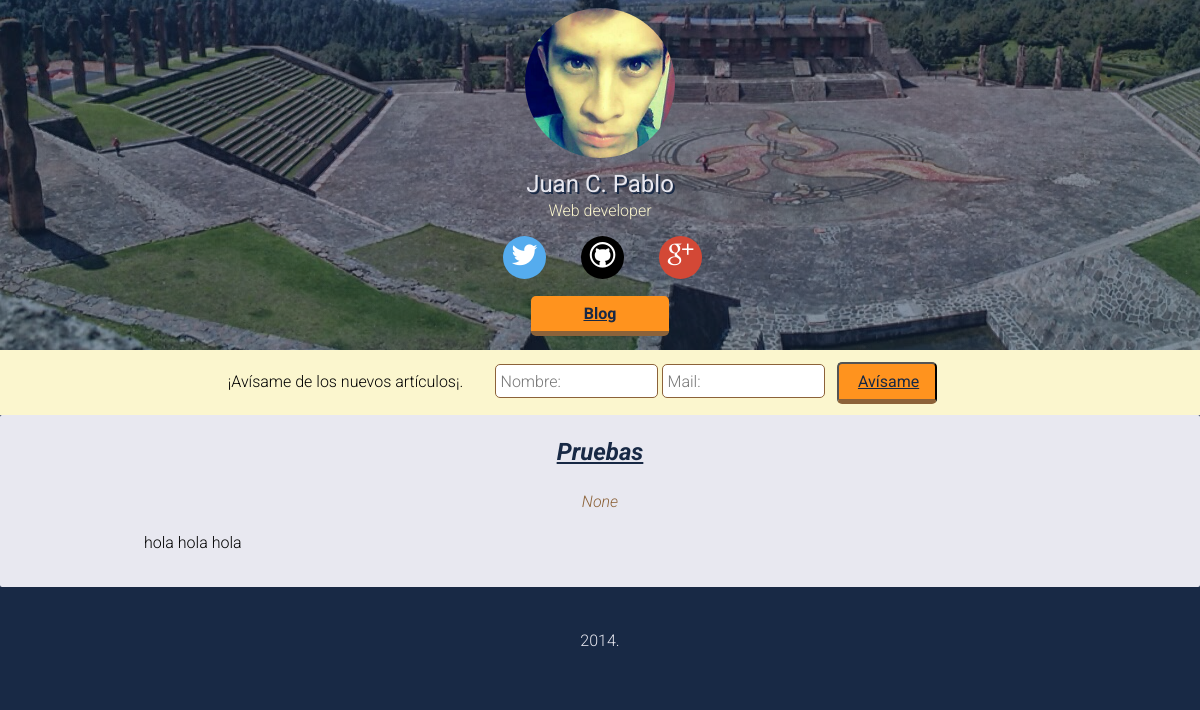
The app's page /, older data.
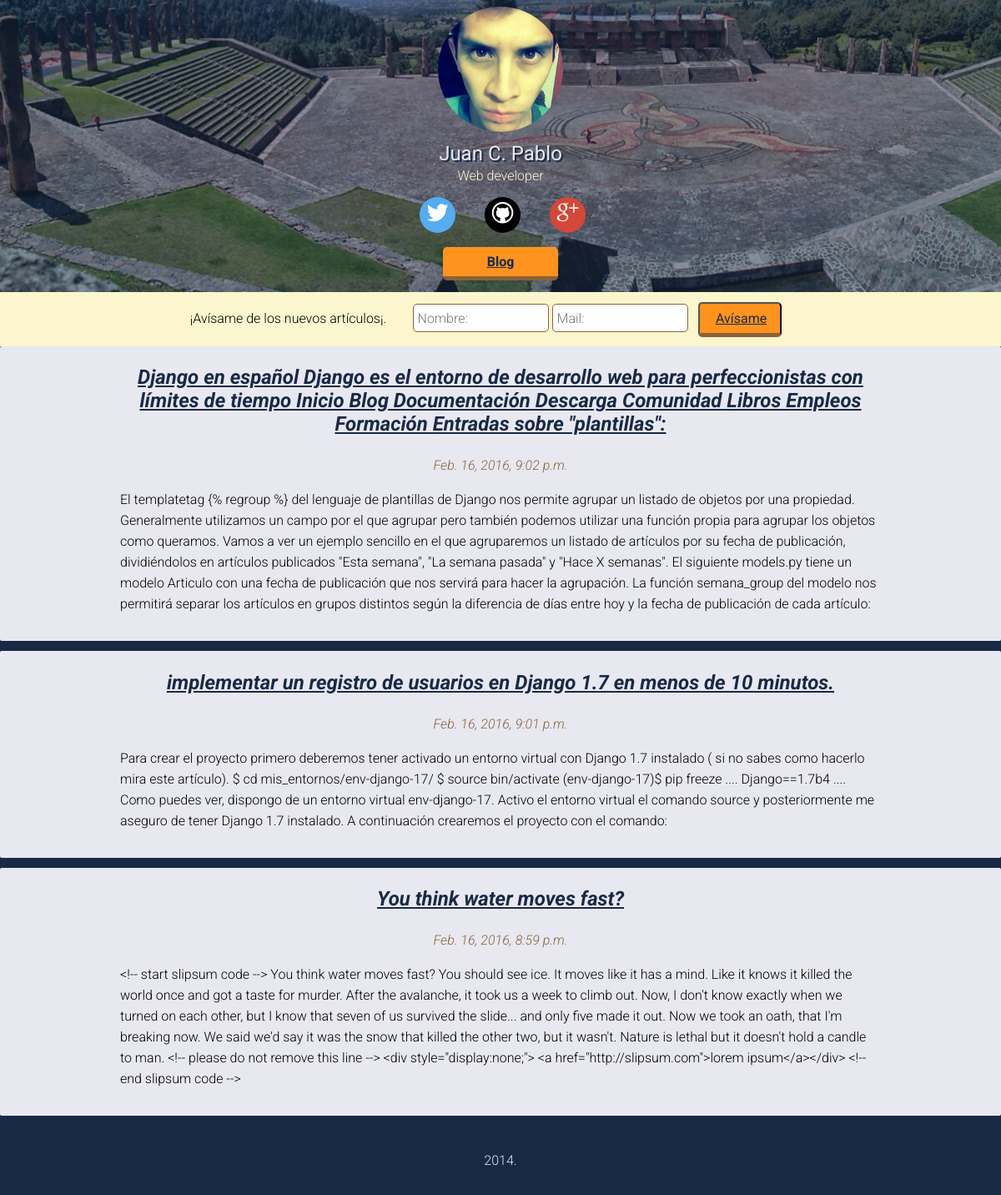
The same page, newer data.
### nuevoBlog/models.py (models this page shows, shortened)
class Articulo(models.Model):
	titulo = models.CharField(max_length=200)
	contenido = models.TextField()
	imagen = models.ImageField(upload_to="nuevoBlog/static/images-articles/")
	slug = models.SlugField(editable=False)
	fecha = models.DateTimeField()
	class Meta:
		ordering = ["-fecha"]

### nuevoBlog/views.py (the view)
# urls.py: url(r'^$', IndexView.as_view()),
class IndexView(ListView):
	template_name = 'index.html'
	model = Articulo

### nuevoBlog/templates/index.html
{% extends "base.html" %}
	{% block content %}
		{% for entrada in object_list %}
			<article class="item">
				<h2 class="title-item"><a href="blog/{{ entrada.slug }}">{{ entrada.titulo }}</a></h2>
				<p class="date-item">{{ entrada.fecha }}</p>
				<p class="text-item">{{ entrada.contenido }}</p>
			</article>
		{% endfor %}
	{% endblock %}

Row changes from the older to the newer data that the page shows:
removed Articulo: titulo "Pruebas", fecha "None", contenido "hola hola hola"
added Articulo: titulo "Django en español Django es el entorno de desarrollo web para perfeccionistas con límites de tiempo Inicio Blog Documentación Descarga Comunidad Libros Empleos Formación Entradas sobre \"plantillas\":", fecha "Feb. 16, 2016, 9:02 p.m.", contenido "El templatetag {% regroup %} del lenguaje de plantillas de Django nos permite agrupar un listado de objetos por una propiedad. Generalmente utilizamos un campo por el que agrupar pero también podemos utilizar una función propia para agrupar los objetos como queramos. Vamos a ver un ejemplo sencillo en el que agruparemos un listado de artículos por su fecha de publicación, dividiéndolos en artículos publicados \"Esta semana\", \"La semana pasada\" y \"Hace X semanas\". El siguiente models.py tiene un modelo Articulo con una fecha de publicación que nos servirá para hacer la agrupación. La función semana_group del modelo nos permitirá separar los artículos en grupos distintos según la diferencia de…"
added Articulo: titulo "implementar un registro de usuarios en Django 1.7 en menos de 10 minutos.", fecha "Feb. 16, 2016, 9:01 p.m.", contenido "Para crear el proyecto primero deberemos tener activado un entorno virtual con Django 1.7 instalado ( si no sabes como hacerlo mira este artículo). $ cd mis_entornos/env-django-17/ $ source bin/activate (env-django-17)$ pip freeze .... Django==1.7b4 .... Como puedes ver, dispongo de un entorno virtual env-django-17. Activo el entorno virtual el comando source y posteriormente me aseguro de tener Django 1.7 instalado. A continuación crearemos el proyecto con el comando:"
added Articulo: titulo "You think water moves fast?", fecha "Feb. 16, 2016, 8:59 p.m.", contenido "<!-- start slipsum code --> You think water moves fast? You should see ice. It moves like it has a mind. Like it knows it killed the world once and got a taste for murder. After the avalanche, it took us a week to climb out. Now, I don't know exactly when we turned on each other, but I know that seven of us survived the slide... and only five made it out. Now we took an oath, that I'm breaking now. We said we'd say it was the snow that killed the other two, but it wasn't. Nature is lethal but it doesn't hold a candle to man. <!-- please do not remove this line --> <div style=\"display:none;\"> <a href=\"http://slipsum.com\">lorem ipsum</a></div> <!-- end slipsum code -->"
